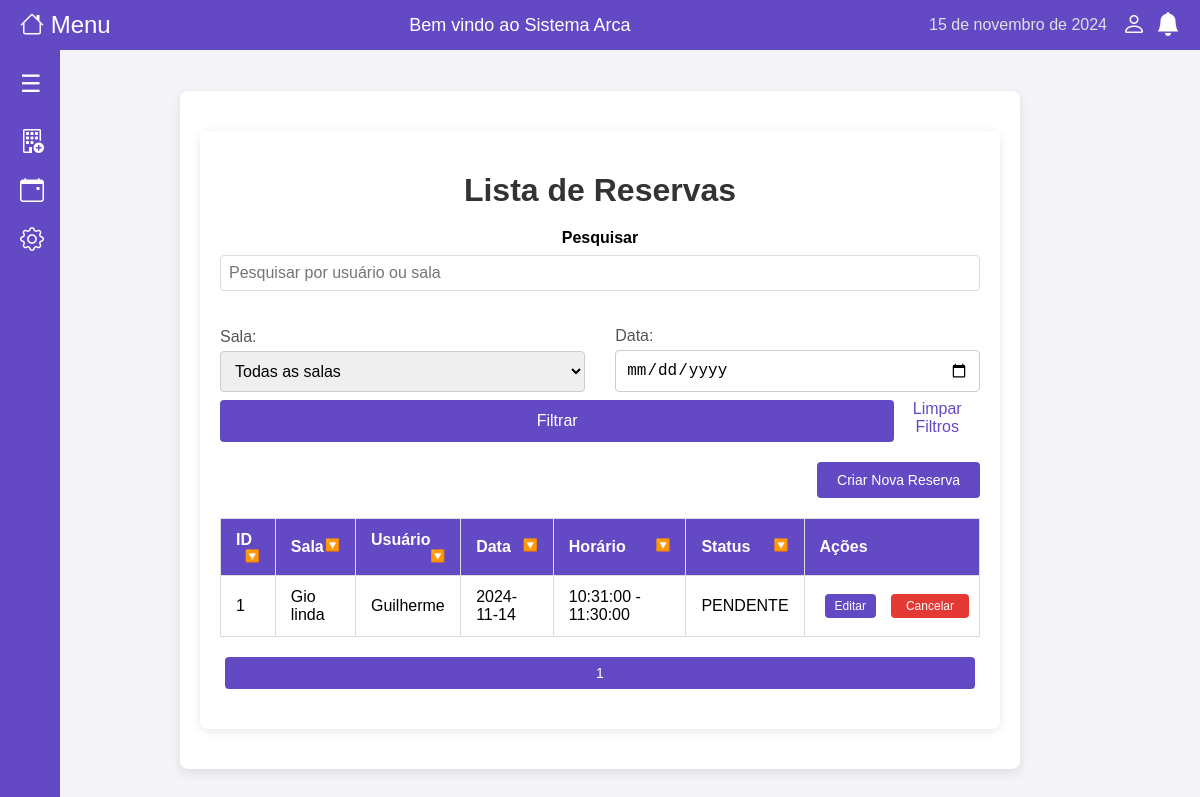
The app's page /reservas (signed in), older data.
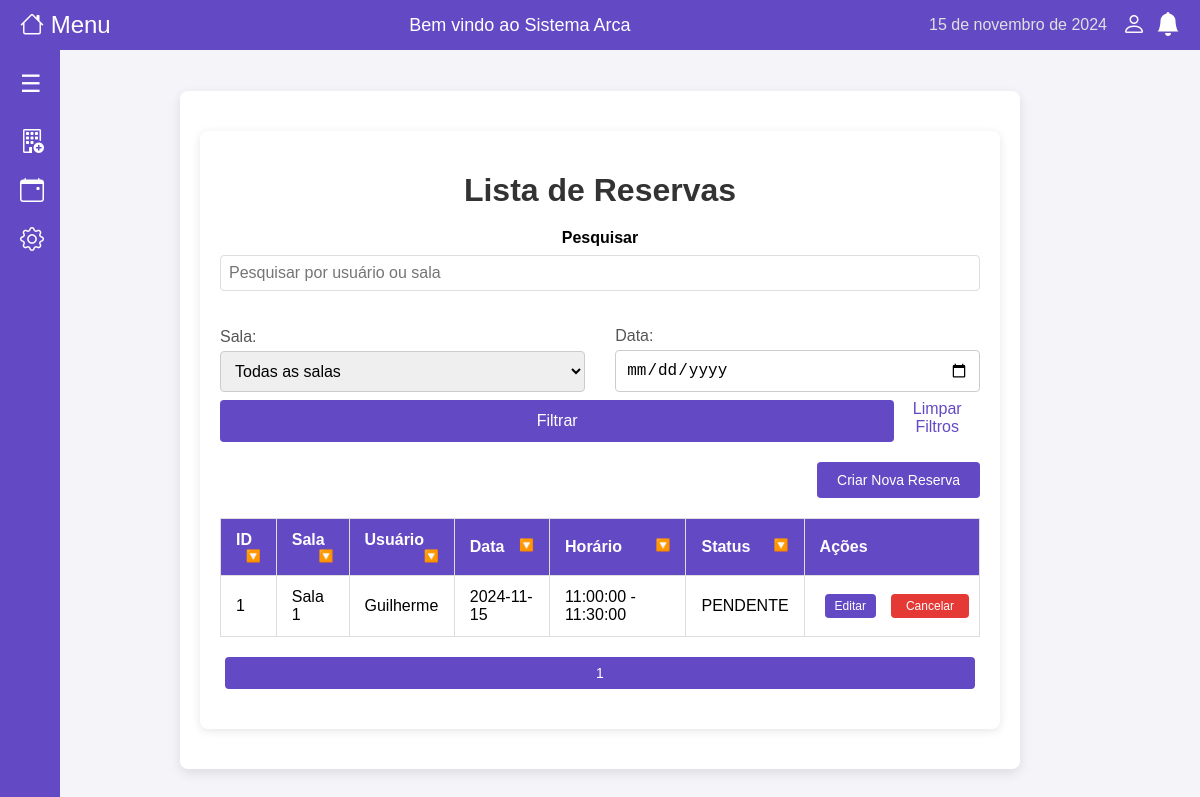
The same page, newer data.
### models/reserva.py (models this page shows)
class Reserva(db.Model):
    __tablename__ = 'reserva'
    id = db.Column(db.Integer, primary_key=True)
    sala_id = db.Column(db.Integer, db.ForeignKey('sala.id'), nullable=False)
    usuario_id = db.Column(db.Integer, db.ForeignKey('usuario.id'), nullable=False)
    data_reserva = db.Column(db.Date, nullable=False)
    horario_inicio = db.Column(db.Time, nullable=False)
    horario_fim = db.Column(db.Time, nullable=False)
    status = db.Column(db.String(20), default='PENDENTE')
    criado_em = db.Column(db.DateTime, default=db.func.current_timestamp())
    atualizado_em = db.Column(db.DateTime, default=db.func.current_timestamp(), onupdate=db.func.current_timestamp())
    sala = db.relationship('Sala', backref=db.backref('reservas', lazy=True))
    usuario = db.relationship('Usuario', backref=db.backref('reservas', lazy=True))

### models/sala.py (models this page shows)
class Sala(db.Model):
    __tablename__ = 'sala'
    id = db.Column(db.Integer, primary_key=True)
    nome = db.Column(db.String(50), nullable=False)
    localizacao = db.Column(db.String(50))
    capacidade = db.Column(db.Integer)
    equipamentos = db.Column(db.String(100))

### models/usuario.py (models this page shows, shortened)
class Usuario(db.Model):
    __tablename__ = 'usuario'
    id = db.Column(db.Integer, primary_key=True)
    nome = db.Column(db.String(100), nullable=False)
    data_nascimento = db.Column(db.Date, nullable=False)
    cpf = db.Column(db.String(11), nullable=False, unique=True)
    telefone = db.Column(db.String(15))
    email = db.Column(db.String(100), nullable=False, unique=True)
    tipo_usuario = db.Column(db.String(10), nullable=False, default='NORMAL')
    senha = db.Column(db.String(255), nullable=False)
    criado_em = db.Column(db.DateTime, default=db.func.current_timestamp())

### app.py (the view)
@app.route('/reservas', methods=['GET'])
@login_required
def listar_reservas():
    pesquisa = request.args.get('pesquisa', '').strip()
    sala_id = request.args.get('sala_id')
    data_reserva = request.args.get('data_reserva')
    page = request.args.get('page', 1, type=int)
    reservas_query = Reserva.query.join(Sala).join(Usuario)
    if pesquisa:
        reservas_query = reservas_query.filter(
            (Usuario.nome.ilike(f'%{pesquisa}%')) |
            (Sala.nome.ilike(f'%{pesquisa}%'))
        )
    if sala_id:
        reservas_query = reservas_query.filter(Reserva.sala_id == sala_id)
    if data_reserva:
        reservas_query = reservas_query.filter(Reserva.data_reserva == data_reserva)
    reservas_query = reservas_query.order_by(Reserva.data_reserva, Reserva.horario_inicio)
    pagination = reservas_query.paginate(page=page, per_page=10)
    reservas = pagination.items
    salas = Sala.query.all()
    return render_template('reservas.html', reservas=reservas, salas=salas, pagination=pagination, pesquisa=pesquisa, sala_id=sala_id, data_reserva=data_reserva)

### app.py (called while the page is built)
def login_required(f):
    @wraps(f)
    def decorated_function(*args, **kwargs):
        if 'user_id' not in session:  # Verifica se o usuário está logado
            flash('Você precisa estar logado para acessar esta página.', 'warning')
            return redirect(url_for('login'))
        return f(*args, **kwargs)
    return decorated_function

### templates/reservas.html (shortened to what this page needs)
{% extends "base.html" %}
{% block content %}
<div class="container">
    <h1>Lista de Reservas</h1>
    <div class="search-bar">
        <label for="search">Pesquisar</label>
        <input type="text" id="search" name="pesquisa" placeholder="Pesquisar por usuário ou sala" value="{{ pesquisa }}">
    </div>
    <div class="filter-container">
        <form method="GET" action="{{ url_for('listar_reservas') }}" class="filter-form">
            <div class="d-flex justify-content-between align-items-center">
                <div class="filter-item">
                    <label for="sala_id">Sala:</label>
                    <select name="sala_id" id="sala_id" class="form-control">
                        <option value="">Todas as salas</option>
                    </select>
                </div>
                <div class="filter-item">
                    <label for="data_reserva">Data:</label>
                    <input type="date" id="data_reserva" name="data_reserva" class="form-control" value="{{ data_reserva }}">
                </div>
            </div>
            <div class="d-flex justify-content-end mt-2">
                <button type="submit" class="button">Filtrar</button>
                <a href="{{ url_for('listar_reservas') }}" class="button secondary">Limpar Filtros</a>
            </div>
        </form>
    </div>
    <div class="button-container">
        <form action="{{ url_for('criar_reserva') }}" method="GET" style="display:inline;">
            <button type="submit" class="button">Criar Nova Reserva</button>
        </form>
    </div>
    <div class="table-container">
        <table class="styled-table">
            <thead>
                <tr>
                    <th>ID<span class="filter-icon">🔽</span></th>
                    <th>Sala<span class="filter-icon">🔽</span></th>
                    <th>Usuário<span class="filter-icon">🔽</span></th>
                    <th>Data<span class="filter-icon">🔽</span></th>
                    <th>Horário<span class="filter-icon">🔽</span></th>
                    <th>Status<span class="filter-icon">🔽</span></th>
                    <th>Ações</th>
                </tr>
            </thead>
            <tbody>
                {% for reserva in reservas %}
                <tr>
                    <td>{{ reserva.id }}</td>
                    <td>{{ reserva.sala.nome }}</td>
                    <td>{{ reserva.usuario.nome }}</td>
                    <td>{{ reserva.data_reserva }}</td>
                    <td>{{ reserva.horario_inicio }} - {{ reserva.horario_fim }}</td>
                    <td>{{ reserva.status }}</td>
                    <td>
                        <div class="action-buttons">
                            <a href="{{ url_for('editar_reserva', id=reserva.id) }}" class="button">Editar</a>
                            <form action="{{ url_for('excluir_reserva', id=reserva.id) }}" method="POST" style="margin: 0;">
                                <button type="submit" class="button danger">Cancelar</button>
                            </form>
                        </div>
                    </td>
                </tr>
                {% endfor %}
            </tbody>
        </table>
    </div>
    <div class="pagination">
        {% for page_num in pagination.iter_pages(left_edge=2, right_edge=2, left_current=2, right_current=2) %}
        {% if page_num %}
            {% if page_num == pagination.page %}
            <button class="active">{{ page_num }}</button>
            {% else %}
            <a href="{{ url_for('listar_reservas', page=page_num) }}">{{ page_num }}</a>
            {% endif %}
        {% else %}
        ...
        {% endif %}
        {% endfor %}
    </div>
</div>
{% endblock %}

Row changes from the older to the newer data that the page shows:
changed Reserva "PENDENTE": sala.nome "Gio linda" → "Sala 1"; data_reserva "2024-11-14" → "2024-11-15"; horario_inicio "10:31:00" → "11:00:00"
